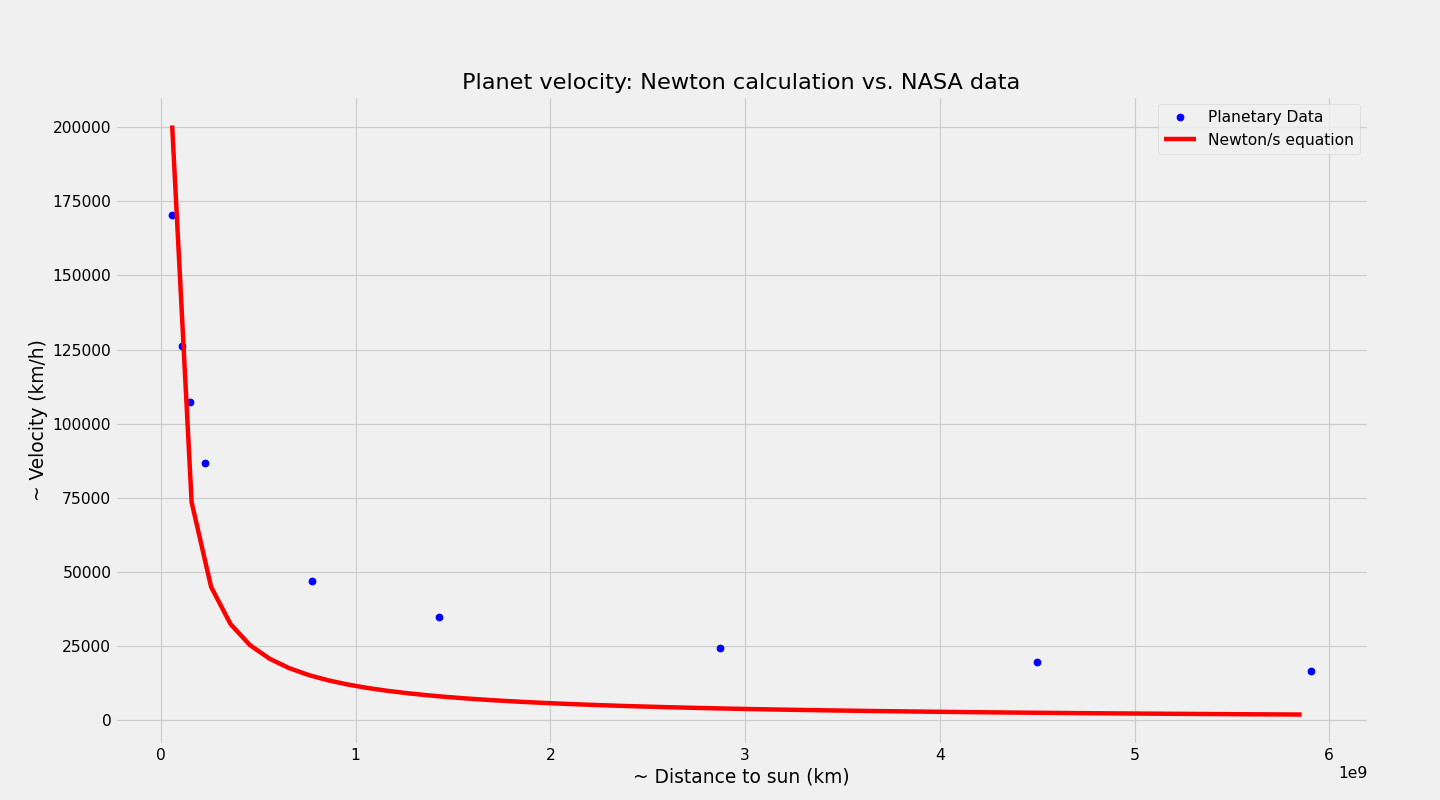

Write Python code to recreate this figure.
# 03/16/2022
# author: Chris Murphy
# MTH 280 homework 3

# must use Numpy array, no list should appear in solution!
# must use numpy's loadtxt function

import numpy as np
import matplotlib.pyplot as plt
from matplotlib.pyplot import figure
plt.style.use('fivethirtyeight')
import math as m

# loading text with numpy into x and y
x, y = np.loadtxt('planetdata.txt', unpack = True)

# arranging the second set of 9 x values
num = np.arange(57909227, 5906440628, 10000000)

# setting Newton's constant
g = (6.7430 * (10 ** (-11))) 

# setting mass of the sun
sun = 2.0 * 10 ** (30)

# list comprehension using newton's law of gravity 
x2 = [((m.sqrt(g * sun) / p) * 1e3) for p in num]

# plotting
figure(num = 1, figsize = (18, 10), dpi = 80)
plt.xlabel('~ Distance to sun (km)')
plt.ylabel('~ Velocity (km/h)')
plt.title('Planet velocity: Newton calculation vs. NASA data')
plot1, = plt.plot(x, y, 'bo')
plot2, = plt.plot(num, x2, 'r')
plt.legend([plot1,plot2], ['Planetary Data', 'Newton/s equation'])
plt.show()

# OPTIONAL QUESTIONS:
# Which planet has the largest deviation (measured as a relative error) from this simple model
# and how large? What do you think causes this? You can provide your answer as a code comment.

deviation_set = np.array(x2[0::65])
deviation = [abs((deviation_set - y) / y) * 100]
print(deviation)
print('The largest deviation is: %.2f' % np.amax(deviation))
# The planet with the largest deviation (measured from relative error) is Mars. I think this is the case because at the 4th element is where the curve flattens
# and the model may not follow the curve accurately when this is taking place.  
